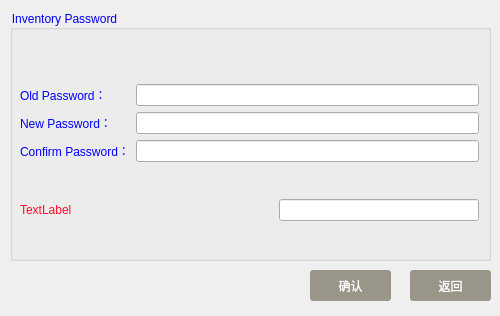
<?xml version="1.0" encoding="UTF-8"?>
<ui version="4.0">
 <class>Inventorypassword</class>
 <widget class="QWidget" name="Inventorypassword">
  <property name="geometry">
   <rect>
    <x>0</x>
    <y>0</y>
    <width>500</width>
    <height>316</height>
   </rect>
  </property>
  <property name="sizePolicy">
   <sizepolicy hsizetype="Expanding" vsizetype="Expanding">
    <horstretch>0</horstretch>
    <verstretch>0</verstretch>
   </sizepolicy>
  </property>
  <property name="windowTitle">
   <string>Form</string>
  </property>
  <widget class="QGroupBox" name="groupBox">
   <property name="geometry">
    <rect>
     <x>10</x>
     <y>10</y>
     <width>481</width>
     <height>251</height>
    </rect>
   </property>
   <property name="styleSheet">
    <string notr="true">color:blue;

font: 75 14pt &quot;Aparajita&quot;;</string>
   </property>
   <property name="title">
    <string>Inventory Password</string>
   </property>
   <widget class="QWidget" name="">
    <property name="geometry">
     <rect>
      <x>10</x>
      <y>43</y>
      <width>459</width>
      <height>201</height>
     </rect>
    </property>
    <layout class="QVBoxLayout" name="verticalLayout_3">
     <item>
      <layout class="QHBoxLayout" name="horizontalLayout">
       <item>
        <layout class="QVBoxLayout" name="verticalLayout_2">
         <item>
          <widget class="QLabel" name="label">
           <property name="styleSheet">
            <string notr="true"/>
           </property>
           <property name="text">
            <string>Old Password：     </string>
           </property>
          </widget>
         </item>
         <item>
          <widget class="QLabel" name="label_2">
           <property name="text">
            <string>New Password：     </string>
           </property>
          </widget>
         </item>
         <item>
          <widget class="QLabel" name="label_3">
           <property name="text">
            <string>Confirm Password：</string>
           </property>
          </widget>
         </item>
        </layout>
       </item>
       <item>
        <layout class="QVBoxLayout" name="verticalLayout">
         <item>
          <widget class="QLineEdit" name="oldpassline">
           <property name="styleSheet">
            <string notr="true"/>
           </property>
          </widget>
         </item>
         <item>
          <widget class="QLineEdit" name="newpassline">
           <property name="styleSheet">
            <string notr="true"/>
           </property>
          </widget>
         </item>
         <item>
          <widget class="QLineEdit" name="confirmline">
           <property name="styleSheet">
            <string notr="true"/>
           </property>
          </widget>
         </item>
        </layout>
       </item>
      </layout>
     </item>
     <item>
      <layout class="QHBoxLayout" name="horizontalLayout_2">
       <item>
        <widget class="QLabel" name="yanzhenglabel">
         <property name="styleSheet">
          <string notr="true">color: rgb(255, 10, 42);

font: 75 43pt &quot;Aharoni&quot;;</string>
         </property>
         <property name="text">
          <string>TextLabel</string>
         </property>
        </widget>
       </item>
       <item>
        <spacer name="horizontalSpacer">
         <property name="orientation">
          <enum>Qt::Horizontal</enum>
         </property>
         <property name="sizeHint" stdset="0">
          <size>
           <width>40</width>
           <height>20</height>
          </size>
         </property>
        </spacer>
       </item>
       <item>
        <widget class="QLineEdit" name="yanzhengline">
         <property name="styleSheet">
          <string notr="true"/>
         </property>
        </widget>
       </item>
      </layout>
     </item>
    </layout>
   </widget>
  </widget>
  <widget class="QPushButton" name="confirmbtn">
   <property name="geometry">
    <rect>
     <x>310</x>
     <y>270</y>
     <width>81</width>
     <height>31</height>
    </rect>
   </property>
   <property name="sizePolicy">
    <sizepolicy hsizetype="Expanding" vsizetype="Fixed">
     <horstretch>0</horstretch>
     <verstretch>0</verstretch>
    </sizepolicy>
   </property>
   <property name="styleSheet">
    <string notr="true">QPushButton { background-color: rgb(153, 149, 137); border-radius: 3px; color: rgb(255, 255, 255); } QPushButton:hover { background-color: black; }



</string>
   </property>
   <property name="text">
    <string>确认</string>
   </property>
  </widget>
  <widget class="QPushButton" name="canclebtn">
   <property name="geometry">
    <rect>
     <x>410</x>
     <y>270</y>
     <width>81</width>
     <height>31</height>
    </rect>
   </property>
   <property name="sizePolicy">
    <sizepolicy hsizetype="Expanding" vsizetype="Fixed">
     <horstretch>0</horstretch>
     <verstretch>0</verstretch>
    </sizepolicy>
   </property>
   <property name="styleSheet">
    <string notr="true">QPushButton { background-color: rgb(153, 149, 137); border-radius: 3px; color: rgb(255, 255, 255); } QPushButton:hover { background-color: black; }



</string>
   </property>
   <property name="text">
    <string>返回</string>
   </property>
  </widget>
 </widget>
 <resources/>
 <connections/>
</ui>
